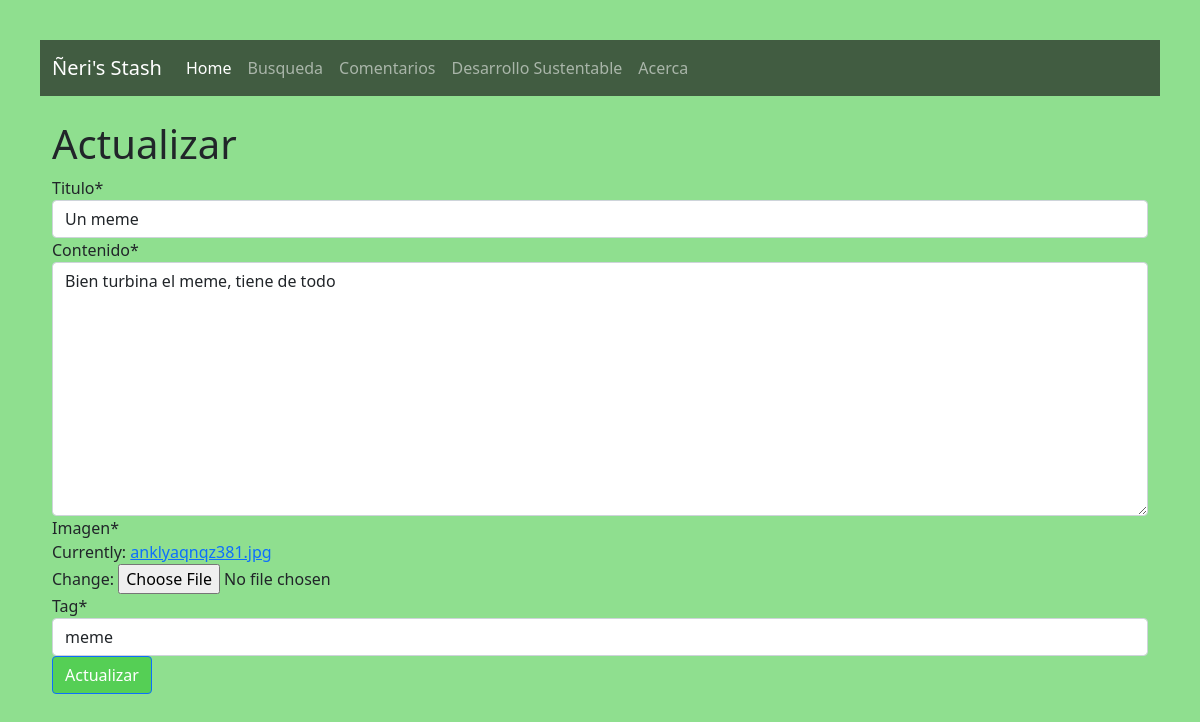
The app's page /meme/update/ with its own data.
### apps/portfolio/models.py (models this page shows, shortened)
class Post(models.Model):
    title = models.CharField(max_length=100)
    content = models.TextField()
    thumbnail = models.ImageField()
    post_tag = models.CharField(max_length=20)
    timestamp = models.DateTimeField(auto_now=True)
    last_update = models.DateTimeField(auto_now=True)
    author = models.ForeignKey(User, on_delete=models.CASCADE)
    slug = models.SlugField()
    hidden = models.BooleanField(default=True)

### apps/portfolio/views.py (the view)
# urls.py: path('<slug>/update/', views.PostUpdateView.as_view(), name='update'),
class PostUpdateView(UpdateView):
    form_class = PostForm
    model = Post
    success_url = '/'
    def get_context_data(self, **kwargs):
        context = super().get_context_data(**kwargs)
        context.update({
            'view_type': 'Actualizar'
        })
        return context

### apps/portfolio/forms.py
class PostForm(forms.ModelForm):
    class Meta:
        model = Post
        fields = ('__all__')
        exclude = ['hidden', 'author', 'slug']
        labels = {
            'title': _('Titulo'),
            'content': _('Contenido'),
            'thumbnail': _('Imagen'),
            'post_tag': _('Tag')
        }

### templates/portfolio/post_form.html (shortened to what this page needs)
{% extends "base.html" %}
{% load crispy_forms_tags %}
{% block content %}
<div class="container">
  <h1>{{ view_type }}</h1>
  <form method="POST" enctype='multipart/form-data'>
    {{ form|crispy }}
    <button class='btn btn-primary' type='submit'>{{ view_type|title }}</button>
  </form>
</div>
{% endblock content %}

### static/styles.css (style rules this page uses)
.btn-primary, .btn-primary:active, .btn-primary:visited { background-color: #55cf55 !important; }
body { margin: 40px; }

### records on screen
Post: title "Un meme", content "Bien turbina el meme, tiene de todo", post_tag "meme"

### other values on screen
{{ view_type }} "Actualizar"
{{ view_type|title }} "Actualizar"
